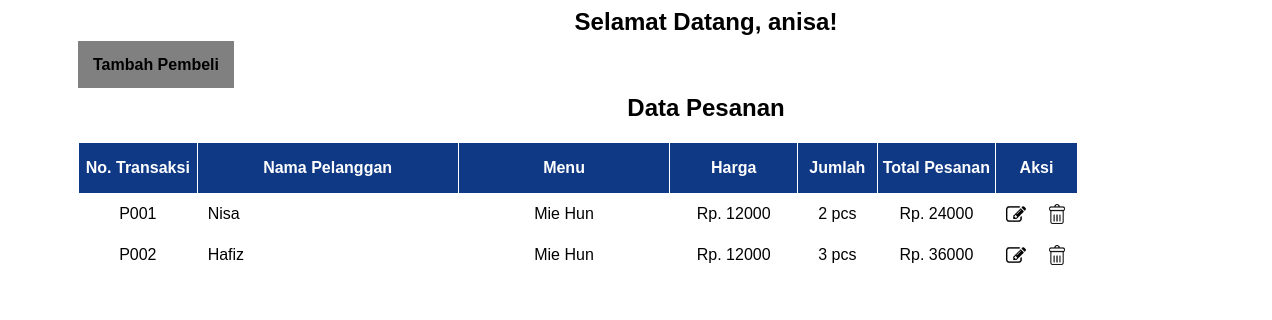
The page /main.php (signed in) on the database its author committed.
### tables this page shows
CREATE TABLE `tb_user` (
  `id_user` int(4) NOT NULL,
  `nama_user` varchar(50) DEFAULT NULL,
  `uname_user` varchar(50) DEFAULT NULL,
  `password` varchar(50) DEFAULT NULL
);

CREATE TABLE `tb_pesanan` (
  `id_pesanan` int(4) NOT NULL,
  `nama_pelanggan` varchar(100) DEFAULT NULL,
  `id_menu_pesanan` int(4) DEFAULT NULL,
  `jumlah_pesanan` int(4) DEFAULT NULL
);

CREATE TABLE `tb_menu` (
  `id_menu` int(4) NOT NULL,
  `nama_menu` varchar(50) DEFAULT NULL,
  `harga_menu` double DEFAULT NULL
);

### proses/panggil.php (called while the page is built, shortened)
<?php
    include 'prosescrud.php';
    $db = new Koneksi();
    $koneksi =  $db->DBConnect();
    $proses = new prosesCrud($koneksi);
    $id = $_SESSION['ADMIN']['id_user'];
    $sesi = $proses->tampil_data_id('tb_user','id_user',$id);
?>

### proses/prosescrud.php (called while the page is built, shortened)
<?php
class prosesCrud {
    protected $db;
    function __construct($db){
        $this->db = $db;
    }
    function tampil_transaksi()
    {
        $row = $this->db->prepare('SELECT * FROM tb_pesanan JOIN tb_menu ON tb_pesanan.id_menu_pesanan=tb_menu.id_menu ORDER BY id_pesanan ASC');
        $row->execute();
            return $hasil = $row->fetchAll();
    }
    function tampil_data_id($tabel,$where,$id)
    {
        $row = $this->db->prepare("SELECT * FROM $tabel WHERE $where = ?");
        $row->execute(array($id));
        return $hasil = $row->fetch();
    }
}

### main.php (the view, shortened to what this page needs)
<?php
    require 'proses/panggil.php';
                    if(!empty($_SESSION['ADMIN'])){?>
<h2 class="judul">                    Selamat Datang, <?php echo $sesi['uname_user'];?>!
  <p > <a href="tambah-pembeli.php" class="tambah">Tambah Pembeli</a></p>
                            <h2 class="judul">Data Pesanan</h2>
                            <table style="margin-top: 10px">
                                <thead>
    <tr>
        <th class="col-no">No. Transaksi</th>
        <th class="col-nama">Nama Pelanggan</th>
        <th class="col-menu">Menu</th>
        <th class="col-harga">Harga</th>
        <th class="col-jumlah">Jumlah</th>
        <th class="col-total">Total Pesanan</th>
        <th class="col-aksi" colspan="2">Aksi</th>
    </tr>
                                </thead>
                                <tbody>
                                <?php
                                    $hasil = $proses->tampil_transaksi();
                                    foreach($hasil as $isi){
                                ?>
                                    <tr>
        <td class="col-no">P00<?php echo $isi['id_pesanan'];?></td>
        <td class="col-nama"><?php echo $isi['nama_pelanggan'];?></td>
        <td class="col-menu"><?php echo $isi['nama_menu'];?></td>
        <td class="col-harga">Rp. <?php echo $isi['harga_menu'];?></td>
        <td class="col-jumlah"><?php echo $isi['jumlah_pesanan'];?> pcs</td>
        <td class="col-total">Rp.
            <?php
                $a = $isi['harga_menu'];
                $b = $isi['jumlah_pesanan'];
                $c = $a * $b;
                echo $c;
            ?>
        </td>
        <td class="col-edit"><a href="pesanan-edit.php?id_pesanan=<?php echo $isi['id_pesanan']; ?>"><img src="assets/img/edit.png" alt=""></a></td>
        <td class="col-hapus"><a onclick="return confirm('Apakah yakin data akan di hapus?')" href="proses/crud.php?aksi=hapus-pembelian&id_pesanan=<?php echo $isi['id_pesanan'];?>"><img src="assets/img/hapus.png" alt=""></a></td>
                                    </tr>
                                <?php
                                    }
                                ?>
                                </tbody>
                            </table>
                    <?php }?>

### main.php (style rules this page uses)
.tambah { text-decoration: none; background-color: gray; color: black; padding:15px; font-family: 'Be Vietnam Pro', sans-serif; position: relative; left: 70px; font-weight: bolder; }
table { background-color: white; border-spacing: 1; margin: 10px; position: relative; left: 60px; width: 1000px; }
table th { background-color: rgb(16, 57, 133); margin: 0; height: 50px; color: white; font-family: 'Be Vietnam Pro', sans-serif; }
table td { font-family: 'Be Vietnam Pro', sans-serif; padding: 10px; }
.col-no, .col-menu, .col-harga, .col-jumlah, .col-total { text-align: center; }
.col-no { width: 100px; }
.col-nama { width: 250px; }
.col-menu { width:200px; }
.col-harga { width:110px; }
.col-jumlah { width: 60px }
.col-total { width: 100px; }
td img { width: 20px; height: 20px; }
.judul { text-decoration: none; text-align: center; color: black; font-family: 'Be Vietnam Pro', sans-serif; position: relative; left: 70px; font-weight: bolder; }

### rows shown on the page
tb_user: uname_user "anisa"
tb_pesanan: id_pesanan "1", nama_pelanggan "Nisa", id_menu_pesanan.nama_menu "Mie Hun", id_menu_pesanan.harga_menu "12000", jumlah_pesanan "2", c "24000"
tb_pesanan: id_pesanan "2", nama_pelanggan "Hafiz", id_menu_pesanan.nama_menu "Mie Hun", id_menu_pesanan.harga_menu "12000", jumlah_pesanan "3", c "36000"
